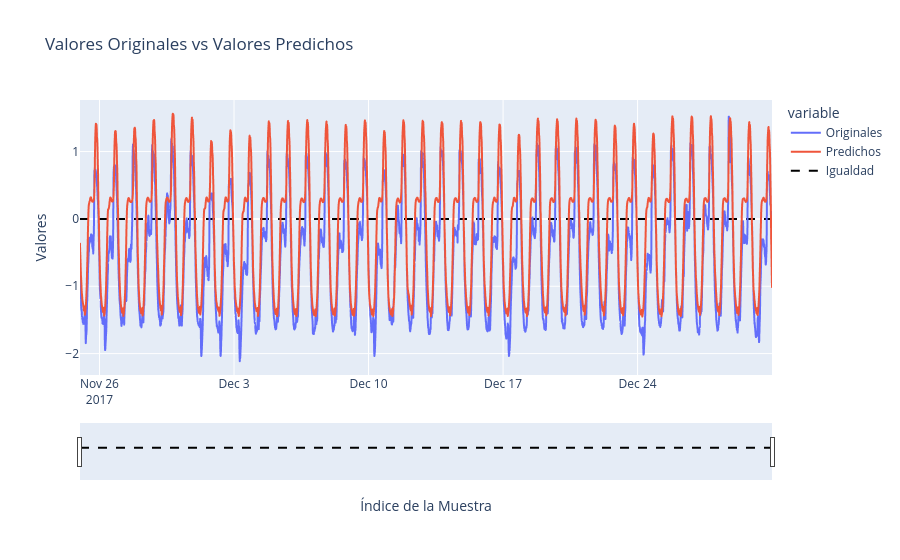

Notebook source saved alongside this figure:
### Code cell
# Crea un DataFrame con los datos originales y los predichos
df = pd.DataFrame({'Originales': valY.flatten(), 'Predichos': prediccionLSTM.flatten()})
df.index = val_date

fecha_inicio = df.index[0]
fecha_fin = df.index[-1]


fig = px.line(df, title='Valores Originales vs Valores Predichos')
fig.update_xaxes(rangeslider_visible=True, title='Índice de la Muestra', range=[fecha_inicio, fecha_fin])
fig.update_yaxes(title='Valores')


fig.add_trace(go.Scatter(x=df.index, y=[0] * len(df), mode='lines', name='Igualdad', line=dict(color='black', dash='dash')))
dfLSTM = df
fig.show()

### Figure 1 — Plotly figure (JSON) as saved in the notebook; plotly's stock layout.template omitted (floating-point values rounded to 4 significant figures; data arrays with more than 128 entries replaced by an {"elided": "..."} marker saying what was removed)
{"data": [{"hovertemplate": "variable=Originales<br>index=%{x}<br>value=%{y}<extra></extra>", "legendgroup": "Originales", "line": {"color": "#636efa", "dash": "solid"}, "marker": {"symbol": "circle"}, "mode": "lines", "name": "Originales", "showlegend": true, "type": "scattergl", "x": {"elided": "5186 str values"}, "xaxis": "x", "y": {"elided": "5186 float values"}, "yaxis": "y"}, {"hovertemplate": "variable=Predichos<br>index=%{x}<br>value=%{y}<extra></extra>", "legendgroup": "Predichos", "line": {"color": "#EF553B", "dash": "solid"}, "marker": {"symbol": "circle"}, "mode": "lines", "name": "Predichos", "showlegend": true, "type": "scattergl", "x": {"elided": "5186 str values"}, "xaxis": "x", "y": {"elided": "5186 float values"}, "yaxis": "y"}, {"line": {"color": "black", "dash": "dash"}, "mode": "lines", "name": "Igualdad", "type": "scatter", "x": {"elided": "5186 str values"}, "y": {"elided": "5186 int values"}}], "layout": {"legend": {"title": {"text": "variable"}, "tracegroupgap": 0}, "title": {"text": "Valores Originales vs Valores Predichos"}, "xaxis": {"anchor": "y", "domain": [0, 1], "range": ["2017-11-24T23:40:00", "2017-12-30T23:50:00"], "rangeslider": {"visible": true}, "title": {"text": "Índice de la Muestra"}}, "yaxis": {"anchor": "x", "domain": [0, 1], "title": {"text": "Valores"}}}}
